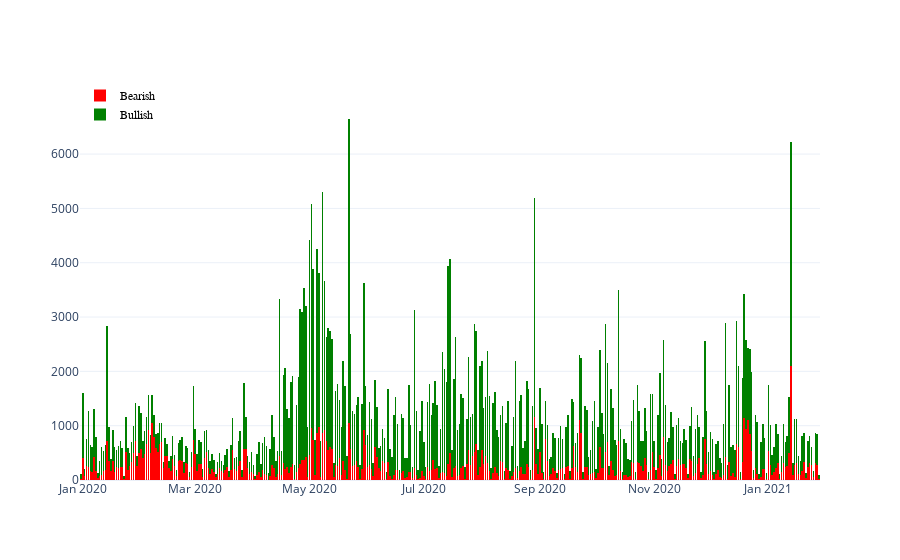

This figure's notebook cell:
### Code cell
fig = make_subplots(
    rows=3, cols=1, specs=[
                            [{'rowspan': 3}], 
                            [None],
                            [None]
                          ], 
    vertical_spacing=0.1
)
trace1 = go.Bar(
    x = comp_group['date'],
    y = comp_group[comp_group['sentiment'] == 1]['count_col'],
    name='Bullish',
    marker_color='green',
    marker_line_width=0,
)
trace2 = go.Bar(
    x = comp_group['date'],
    y = comp_group[comp_group['sentiment'] == -1]['count_col'],
    name='Bearish',
    marker_color='red',
    marker_line_width=0,
)
fig.add_traces([trace2, trace1], rows=1, cols=1)

fig.update_layout(barmode = 'stack')

fig.update_layout(
    template='plotly_white',
    hovermode='x unified', 
    legend=dict(
    x=0,
    y=1.05,
    traceorder="normal",
    font=dict(
        family="sans-serif",
        size=12,
        color="black"
    )))
fig.update_traces(xaxis='x1')

### Figure 1 — Plotly figure (JSON) as saved in the notebook; plotly's stock layout.template omitted (floating-point values rounded to 4 significant figures; data arrays with more than 128 entries replaced by an {"elided": "..."} marker saying what was removed)
{"data": [{"marker": {"color": "red", "line": {"width": 0}}, "name": "Bearish", "type": "bar", "x": {"elided": "1580 str values"}, "xaxis": "x", "y": {"elided": "790 int values"}, "yaxis": "y"}, {"marker": {"color": "green", "line": {"width": 0}}, "name": "Bullish", "type": "bar", "x": {"elided": "1580 str values"}, "xaxis": "x", "y": {"elided": "790 int values"}, "yaxis": "y"}], "layout": {"barmode": "stack", "hovermode": "x unified", "legend": {"font": {"color": "black", "family": "sans-serif", "size": 12}, "traceorder": "normal", "x": 0, "y": 1.05}, "xaxis": {"anchor": "y", "domain": [0, 1]}, "yaxis": {"anchor": "x", "domain": [0, 1]}}}
